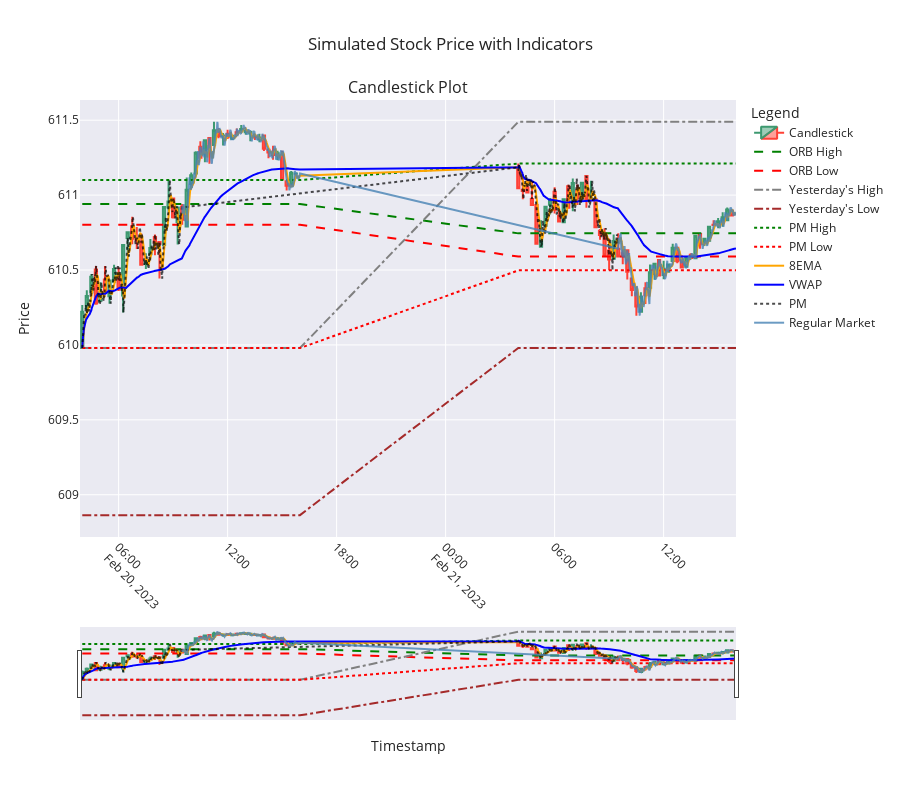

The notebook cell saved with this chart:
### Code cell
from plotly.subplots import make_subplots
import plotly.graph_objects as go
import plotly.express as px

def plot_candlestick_with_indicators(candlestick_data, simulated_data):
    # Create a figure with a single subplot
    fig = make_subplots(rows=1, cols=1, shared_xaxes=True, 
                        vertical_spacing=0.1, 
                        subplot_titles=("Candlestick Plot",))

    # Add candlestick traces
    fig.add_trace(go.Candlestick(
        x=candlestick_data.index,
        open=candlestick_data['Open'],
        high=candlestick_data['High'],
        low=candlestick_data['Low'],
        close=candlestick_data['Close'],
        name='Candlestick',
        opacity=1
    ), row=1, col=1)

    # Add indicators to the candlestick plot
    fig.add_trace(go.Scatter(
        x=simulated_data['Timestamp'],
        y=simulated_data['ORB_High'],
        mode='lines',
        name='ORB High',
        line=dict(color='green', dash='dash')
    ), row=1, col=1)

    fig.add_trace(go.Scatter(
        x=simulated_data['Timestamp'],
        y=simulated_data['ORB_Low'],
        mode='lines',
        name='ORB Low',
        line=dict(color='red', dash='dash')
    ), row=1, col=1)

    fig.add_trace(go.Scatter(
        x=simulated_data['Timestamp'],
        y=simulated_data['Yest_High'],
        mode='lines',
        name="Yesterday's High",
        line=dict(color='gray', dash='dashdot')
    ), row=1, col=1)

    fig.add_trace(go.Scatter(
        x=simulated_data['Timestamp'],
        y=simulated_data['Yest_Low'],
        mode='lines',
        name="Yesterday's Low",
        line=dict(color='brown', dash='dashdot')
    ), row=1, col=1)

    fig.add_trace(go.Scatter(
        x=simulated_data['Timestamp'],
        y=simulated_data['PM_High'],
        mode='lines',
        name='PM High',
        line=dict(color='green', dash='dot')
    ), row=1, col=1)

    fig.add_trace(go.Scatter(
        x=simulated_data['Timestamp'],
        y=simulated_data['PM_Low'],
        mode='lines',
        name='PM Low',
        line=dict(color='red', dash='dot')
    ), row=1, col=1)

    fig.add_trace(go.Scatter(
        x=simulated_data['Timestamp'],
        y=simulated_data['8EMA'],
        mode='lines',
        name='8EMA',
        line=dict(color='orange')
    ), row=1, col=1)

    fig.add_trace(go.Scatter(
        x=simulated_data['Timestamp'],
        y=simulated_data['VWAP'],
        mode='lines',
        name='VWAP',
        line=dict(color='blue')
    ), row=1, col=1)

    # Add PM and Regular Market values
    fig.add_trace(go.Scatter(
        x=simulated_data[simulated_data['Session'] == 'PM']['Timestamp'],
        y=simulated_data[simulated_data['Session'] == 'PM']['Close'],
        mode='lines',
        name='PM',
        line=dict(color='black', dash='dot'),
        opacity=0.7
    ), row=1, col=1)

    fig.add_trace(go.Scatter(
        x=simulated_data[simulated_data['Session'] == 'Regular Market']['Timestamp'],
        y=simulated_data[simulated_data['Session'] == 'Regular Market']['Close'],
        mode='lines',
        name='Regular Market',
        line=dict(color='steelblue'),
        opacity=0.8
    ), row=1, col=1)

    # Update layout for better appearance
    fig.update_layout(
        title="Simulated Stock Price with Indicators",
        xaxis_title="Timestamp",
        yaxis_title="Price",
        legend_title="Legend",
        xaxis=dict(tickangle=45),
        template="seaborn",
        hovermode='x unified',
        height=800  # Make the graph taller
    )

    # Show the plot
    fig.show()

# Example usage
plot_candlestick_with_indicators(candlestick_data, simulated_data)

### Figure 1 — Plotly figure (JSON) as saved in the notebook; plotly's stock layout.template omitted (floating-point values rounded to 4 significant figures; data arrays with more than 128 entries replaced by an {"elided": "..."} marker saying what was removed)
{"data": [{"close": [610.2, 610.3, 610.5, 610.3, 610.4, 610.4, 610.4, 610.5, 610.4, 610.7, 610.8, 610.7, 610.7, 610.5, 610.6, 610.6, 610.7, 610.7, 610.9, 611.0, 610.9, 610.9, 610.8, 611.0, 611.1, 611.3, 611.3, 611.4, 611.3, 611.4, 611.4, 611.4, 611.4, 611.4, 611.4, 611.4, 611.4, 611.4, 611.4, 611.4, 611.3, 611.3, 611.3, 611.3, 611.1, 611.1, 611.1, 611.1, 611.0, 611.0, 611.0, 610.9, 610.7, 610.7, 610.9, 611.0, 610.9, 610.8, 611.0, 610.9, 611.1, 611.0, 611.1, 611.0, 611.0, 610.8, 610.7, 610.6, 610.6, 610.7, 610.6, 610.6, 610.5, 610.4, 610.3, 610.3, 610.3, 610.5, 610.5, 610.5, 610.5, 610.5, 610.6, 610.6, 610.5, 610.6, 610.6, 610.7, 610.7, 610.7, 610.8, 610.8, 610.8, 610.9, 610.9, 610.9], "high": [610.3, 610.4, 610.5, 610.5, 610.4, 610.5, 610.4, 610.5, 610.5, 610.7, 610.8, 610.9, 610.8, 610.7, 610.6, 610.7, 610.7, 610.7, 610.9, 611.1, 611.0, 610.9, 610.9, 611.1, 611.2, 611.3, 611.4, 611.4, 611.4, 611.5, 611.4, 611.4, 611.4, 611.4, 611.4, 611.5, 611.4, 611.4, 611.4, 611.4, 611.4, 611.3, 611.3, 611.3, 611.3, 611.1, 611.2, 611.2, 611.2, 611.1, 611.1, 611.1, 610.9, 610.8, 610.9, 611.0, 611.1, 610.9, 611.0, 611.1, 611.1, 611.1, 611.1, 611.1, 611.1, 611.0, 610.8, 610.8, 610.7, 610.7, 610.7, 610.7, 610.6, 610.4, 610.4, 610.4, 610.4, 610.5, 610.5, 610.6, 610.6, 610.5, 610.7, 610.6, 610.6, 610.6, 610.6, 610.7, 610.7, 610.7, 610.8, 610.8, 610.8, 610.9, 610.9, 610.9], "low": [610.0, 610.2, 610.3, 610.3, 610.3, 610.4, 610.3, 610.4, 610.4, 610.2, 610.6, 610.7, 610.6, 610.5, 610.5, 610.6, 610.6, 610.4, 610.7, 610.9, 610.8, 610.7, 610.8, 610.8, 611.0, 611.1, 611.3, 611.2, 611.2, 611.3, 611.4, 611.3, 611.4, 611.4, 611.4, 611.4, 611.4, 611.4, 611.4, 611.4, 611.3, 611.2, 611.2, 611.2, 611.1, 611.0, 611.1, 611.1, 611.0, 611.0, 611.0, 610.9, 610.7, 610.7, 610.8, 610.9, 610.9, 610.8, 610.8, 610.9, 610.9, 610.9, 611.0, 610.9, 611.0, 610.8, 610.7, 610.6, 610.5, 610.6, 610.6, 610.5, 610.4, 610.3, 610.2, 610.2, 610.3, 610.4, 610.4, 610.5, 610.4, 610.5, 610.6, 610.5, 610.5, 610.5, 610.6, 610.6, 610.6, 610.7, 610.7, 610.8, 610.8, 610.8, 610.8, 610.9], "name": "Candlestick", "opacity": 1, "open": [610.0, 610.2, 610.3, 610.5, 610.3, 610.4, 610.3, 610.4, 610.4, 610.3, 610.7, 610.8, 610.7, 610.7, 610.5, 610.6, 610.7, 610.7, 610.7, 610.9, 611.0, 610.8, 610.9, 610.8, 611.1, 611.1, 611.3, 611.3, 611.4, 611.3, 611.4, 611.4, 611.4, 611.4, 611.4, 611.4, 611.4, 611.4, 611.4, 611.4, 611.4, 611.3, 611.3, 611.3, 611.3, 611.1, 611.1, 611.1, 611.2, 611.0, 611.1, 611.0, 610.9, 610.7, 610.8, 610.9, 611.0, 610.9, 610.8, 611.1, 611.0, 611.0, 611.0, 611.1, 611.0, 611.0, 610.8, 610.7, 610.6, 610.6, 610.6, 610.6, 610.6, 610.4, 610.3, 610.2, 610.4, 610.4, 610.5, 610.6, 610.5, 610.5, 610.6, 610.6, 610.6, 610.5, 610.6, 610.6, 610.7, 610.7, 610.7, 610.8, 610.8, 610.8, 610.8, 610.9], "type": "candlestick", "x": ["2023-02-20T04:00:00.000000000", "2023-02-20T04:15:00.000000000", "2023-02-20T04:30:00.000000000", "2023-02-20T04:45:00.000000000", "2023-02-20T05:00:00.000000000", "2023-02-20T05:15:00.000000000", "2023-02-20T05:30:00.000000000", "2023-02-20T05:45:00.000000000", "2023-02-20T06:00:00.000000000", "2023-02-20T06:15:00.000000000", "2023-02-20T06:30:00.000000000", "2023-02-20T06:45:00.000000000", "2023-02-20T07:00:00.000000000", "2023-02-20T07:15:00.000000000", "2023-02-20T07:30:00.000000000", "2023-02-20T07:45:00.000000000", "2023-02-20T08:00:00.000000000", "2023-02-20T08:15:00.000000000", "2023-02-20T08:30:00.000000000", "2023-02-20T08:45:00.000000000", "2023-02-20T09:00:00.000000000", "2023-02-20T09:15:00.000000000", "2023-02-20T09:30:00.000000000", "2023-02-20T09:45:00.000000000", "2023-02-20T10:00:00.000000000", "2023-02-20T10:15:00.000000000", "2023-02-20T10:30:00.000000000", "2023-02-20T10:45:00.000000000", "2023-02-20T11:00:00.000000000", "2023-02-20T11:15:00.000000000", "2023-02-20T11:30:00.000000000", "2023-02-20T11:45:00.000000000", "2023-02-20T12:00:00.000000000", "2023-02-20T12:15:00.000000000", "2023-02-20T12:30:00.000000000", "2023-02-20T12:45:00.000000000", "2023-02-20T13:00:00.000000000", "2023-02-20T13:15:00.000000000", "2023-02-20T13:30:00.000000000", "2023-02-20T13:45:00.000000000", "2023-02-20T14:00:00.000000000", "2023-02-20T14:15:00.000000000", "2023-02-20T14:30:00.000000000", "2023-02-20T14:45:00.000000000", "2023-02-20T15:00:00.000000000", "2023-02-20T15:15:00.000000000", "2023-02-20T15:30:00.000000000", "2023-02-20T15:45:00.000000000", "2023-02-21T04:00:00.000000000", "2023-02-21T04:15:00.000000000", "2023-02-21T04:30:00.000000000", "2023-02-21T04:45:00.000000000", "2023-02-21T05:00:00.000000000", "2023-02-21T05:15:00.000000000", "2023-02-21T05:30:00.000000000", "2023-02-21T05:45:00.000000000", "2023-02-21T06:00:00.000000000", "2023-02-21T06:15:00.000000000", "2023-02-21T06:30:00.000000000", "2023-02-21T06:45:00.000000000", "2023-02-21T07:00:00.000000000", "2023-02-21T07:15:00.000000000", "2023-02-21T07:30:00.000000000", "2023-02-21T07:45:00.000000000", "2023-02-21T08:00:00.000000000", "2023-02-21T08:15:00.000000000", "2023-02-21T08:30:00.000000000", "2023-02-21T08:45:00.000000000", "2023-02-21T09:00:00.000000000", "2023-02-21T09:15:00.000000000", "2023-02-21T09:30:00.000000000", "2023-02-21T09:45:00.000000000", "2023-02-21T10:00:00.000000000", "2023-02-21T10:15:00.000000000", "2023-02-21T10:30:00.000000000", "2023-02-21T10:45:00.000000000", "2023-02-21T11:00:00.000000000", "2023-02-21T11:15:00.000000000", "2023-02-21T11:30:00.000000000", "2023-02-21T11:45:00.000000000", "2023-02-21T12:00:00.000000000", "2023-02-21T12:15:00.000000000", "2023-02-21T12:30:00.000000000", "2023-02-21T12:45:00.000000000", "2023-02-21T13:00:00.000000000", "2023-02-21T13:15:00.000000000", "2023-02-21T13:30:00.000000000", "2023-02-21T13:45:00.000000000", "2023-02-21T14:00:00.000000000", "2023-02-21T14:15:00.000000000", "2023-02-21T14:30:00.000000000", "2023-02-21T14:45:00.000000000", "2023-02-21T15:00:00.000000000", "2023-02-21T15:15:00.000000000", "2023-02-21T15:30:00.000000000", "2023-02-21T15:45:00.000000000"], "xaxis": "x", "yaxis": "y"}, {"line": {"color": "green", "dash": "dash"}, "mode": "lines", "name": "ORB High", "type": "scatter", "x": {"elided": "1440 str values"}, "xaxis": "x", "y": {"elided": "1440 float values"}, "yaxis": "y"}, {"line": {"color": "red", "dash": "dash"}, "mode": "lines", "name": "ORB Low", "type": "scatter", "x": {"elided": "1440 str values"}, "xaxis": "x", "y": {"elided": "1440 float values"}, "yaxis": "y"}, {"line": {"color": "gray", "dash": "dashdot"}, "mode": "lines", "name": "Yesterday's High", "type": "scatter", "x": {"elided": "1440 str values"}, "xaxis": "x", "y": {"elided": "1440 float values"}, "yaxis": "y"}, {"line": {"color": "brown", "dash": "dashdot"}, "mode": "lines", "name": "Yesterday's Low", "type": "scatter", "x": {"elided": "1440 str values"}, "xaxis": "x", "y": {"elided": "1440 float values"}, "yaxis": "y"}, {"line": {"color": "green", "dash": "dot"}, "mode": "lines", "name": "PM High", "type": "scatter", "x": {"elided": "1440 str values"}, "xaxis": "x", "y": {"elided": "1440 float values"}, "yaxis": "y"}, {"line": {"color": "red", "dash": "dot"}, "mode": "lines", "name": "PM Low", "type": "scatter", "x": {"elided": "1440 str values"}, "xaxis": "x", "y": {"elided": "1440 float values"}, "yaxis": "y"}, {"line": {"color": "orange"}, "mode": "lines", "name": "8EMA", "type": "scatter", "x": {"elided": "1440 str values"}, "xaxis": "x", "y": {"elided": "1440 float values"}, "yaxis": "y"}, {"line": {"color": "blue"}, "mode": "lines", "name": "VWAP", "type": "scatter", "x": {"elided": "1440 str values"}, "xaxis": "x", "y": {"elided": "1440 float values"}, "yaxis": "y"}, {"line": {"color": "black", "dash": "dot"}, "mode": "lines", "name": "PM", "opacity": 0.7, "type": "scatter", "x": {"elided": "660 str values"}, "xaxis": "x", "y": {"elided": "660 float values"}, "yaxis": "y"}, {"line": {"color": "steelblue"}, "mode": "lines", "name": "Regular Market", "opacity": 0.8, "type": "scatter", "x": {"elided": "780 str values"}, "xaxis": "x", "y": {"elided": "780 float values"}, "yaxis": "y"}], "layout": {"annotations": [{"font": {"size": 16}, "showarrow": false, "text": "Candlestick Plot", "x": 0.5, "xanchor": "center", "xref": "paper", "y": 1, "yanchor": "bottom", "yref": "paper"}], "height": 800, "hovermode": "x unified", "legend": {"title": {"text": "Legend"}}, "title": {"text": "Simulated Stock Price with Indicators"}, "xaxis": {"anchor": "y", "domain": [0, 1], "tickangle": 45, "title": {"text": "Timestamp"}}, "yaxis": {"anchor": "x", "domain": [0, 1], "title": {"text": "Price"}}}}
